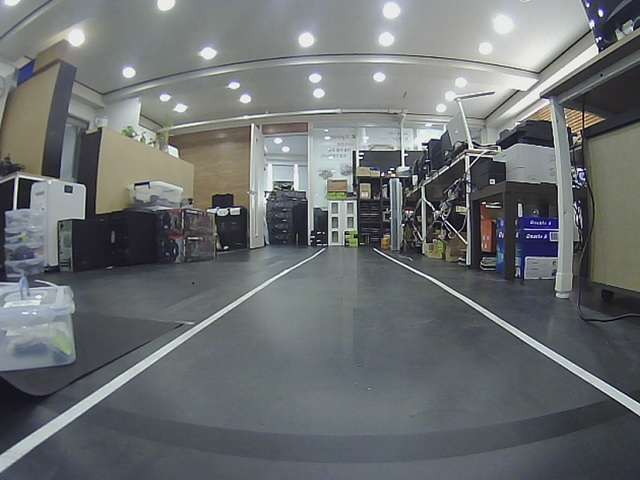
#> input picture src/study/ex_codes/opencv_ex/line_pic1.png, 640 x 480 px
$ python hsv_example.py
#> lines starting #> are read from the running program, lines starting #| are printed output that depends on the picture; after the words box and inside, x2 and y2 are one past the last pixel; in counts of white or black regions, pixels touching at a corner belong together
#!/usr/bin/env python
# -*- coding: utf-8 -*-

import cv2
import numpy as np

image = cv2.imread('line_pic1.png')
#> image is the input picture: shape (480, 640, 3); mean B, G, R 112.7, 111.3, 107.2

blur_img = cv2.GaussianBlur(image,(5, 5), 0)
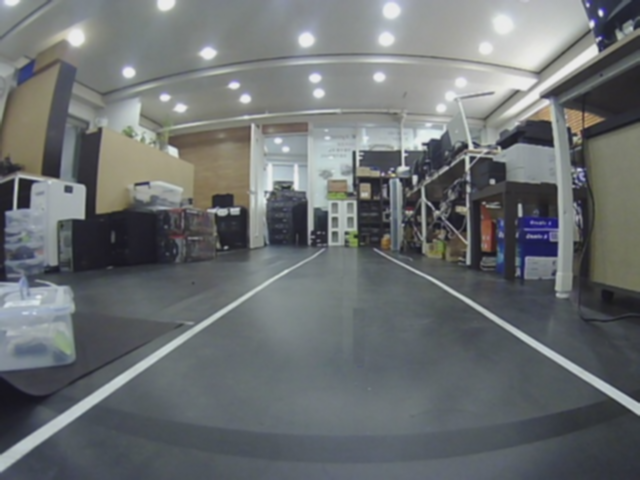
#> blur_img: shape (480, 640, 3); mean B, G, R 112.7, 111.3, 107.2

hsv = cv2.cvtColor(blur_img, cv2.COLOR_BGR2HSV)
#> hsv: shape (480, 640, 3); mean H, S, V 87.6, 28, 115.9

upper_white = np.array([255, 255, 255])
lower_white = np.array([0, 0, 150])

threshed_img = cv2.inRange(hsv, lower_white, upper_white)
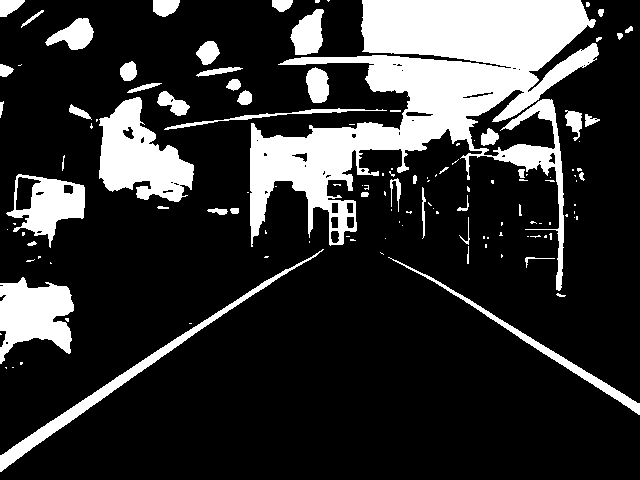
#> threshed_img: shape (480, 640); 19.9% white; 127 white regions (77 under 20 px), largest, box (x1, y1, x2, y2) and area: (250, 0, 599, 291) 35649, (99, 97, 194, 202) 5712, (0, 277, 74, 364) 4087

edge_img = cv2.Canny(np.uint8(threshed_img), 30, 60)
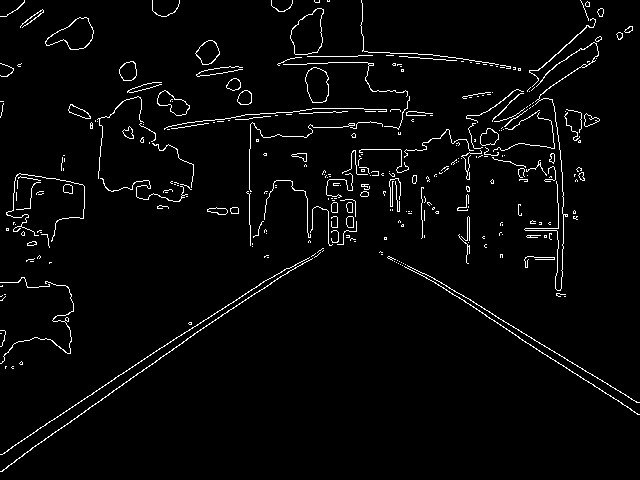
#> edge_img: shape (480, 640); 3% white in thin lines or dots

cv2.imshow("blur", blur_img)
cv2.imshow("hsv", hsv)
cv2.imshow("threshed", threshed_img)
cv2.imshow("hsv edge", edge_img)
cv2.waitKey()

$ run again, with src/study/ex_codes/opencv_ex/cars.png copied over src/study/ex_codes/opencv_ex/line_pic1.png
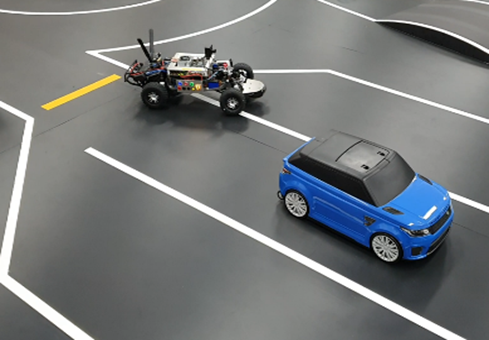
#> input picture src/study/ex_codes/opencv_ex/cars.png, 489 x 340 px
#> image is the input picture: shape (340, 489, 3); mean B, G, R 121.8, 120.7, 117.3
#> hsv: shape (340, 489, 3); mean H, S, V 56, 18.7, 125
#> `threshed_img = cv2.inRange(hsv, lower_white, upper_white)`:
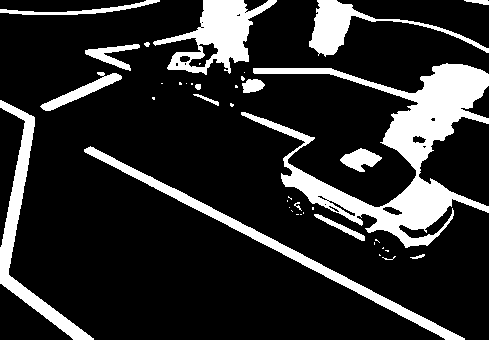
#> threshed_img: shape (340, 489); 17.4% white; 41 white regions (24 under 20 px), largest, box (x1, y1, x2, y2) and area: (241, 63, 489, 248) 12476, (153, 0, 277, 75) 3729, (84, 146, 465, 340) 3642
#> `edge_img = cv2.Canny(np.uint8(threshed_img), 30, 60)`:
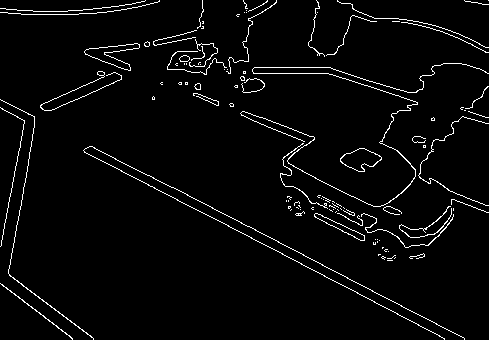
#> edge_img: shape (340, 489); 3.3% white in thin lines or dots

$ run again, with src/study/ex_codes/opencv_ex/exposure-100.png copied over src/study/ex_codes/opencv_ex/line_pic1.png
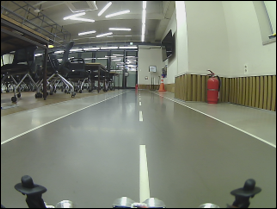
#> input picture src/study/ex_codes/opencv_ex/exposure-100.png, 277 x 209 px
#> image is the input picture: shape (209, 277, 3); mean B, G, R 114.3, 127.6, 122.8
#> hsv: shape (209, 277, 3); mean H, S, V 49.6, 31.9, 129.4
#> `threshed_img = cv2.inRange(hsv, lower_white, upper_white)`:
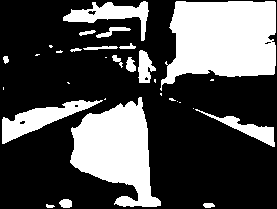
#> threshed_img: shape (209, 277); 31.1% white; 31 white regions (14 under 20 px), largest, box (x1, y1, x2, y2) and area: (160, 1, 276, 91) 7617, (70, 97, 161, 207) 5778, (2, 100, 103, 144) 1531
#> `edge_img = cv2.Canny(np.uint8(threshed_img), 30, 60)`:
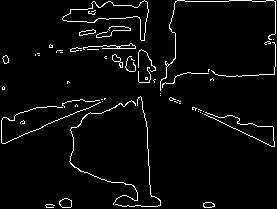
#> edge_img: shape (209, 277); 3.7% white in thin lines or dots
